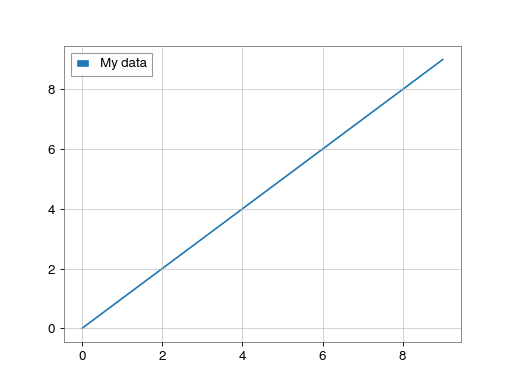

Reproduce this figure in Python.
import gwpy  # <- import anything from gwpy
from matplotlib import pyplot
fig = pyplot.figure()
ax = fig.gca()
ax.plot(range(10), label='My data')
ax.legend()
fig.show()
